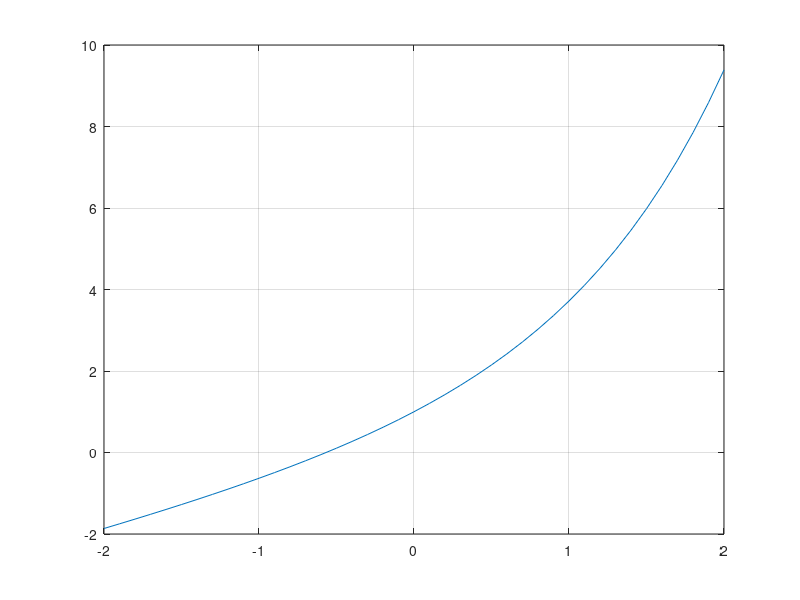

The MATLAB source for this figure: (Note: this script raises an error after producing the figure.)
clear all
close all
clc

%%%%%%%% Secant Method
f = inline('exp(x)+x','x');
figure;
s = -2:0.1:2;
y = f(s);
plot(s,y);
grid on;
hold on
xk = 2;
xkminus1 = 1.8;
tol=1E-2;
[root,iter,error] = secant_modified_multiple(f,xk,xkminus1,tol)
hold off


%%% Modified Secant Method
f = inline('exp(x)+x','x');
figure
s = -2:0.1:2;
y = f(s);
plot(s,y);
grid on;
hold on
xk = 2;
delta = 0;
tol=1E-2;
[root,iter,error] = secant(f,xk,delta,tol)
hold off